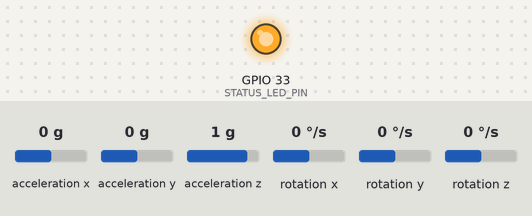
This sketch was run on a simulated ESP32. On the bench: output pins drawn as LEDs (lit = HIGH). Wiring (inferred from the names in the program): MPU-9250 motion sensor at I2C address 0x69. Dashed ring = blinking. Inputs (shaded band) come from the test bench; at power-on: acceleration x 0 g, acceleration y 0 g, rotation x 0 °/s, acceleration z 1 g, rotation y 0 °/s, rotation z 0 °/s. What the sketch prints to the serial monitor is not drawn.

Above: at 0.1 s.
1.6 s: acceleration x set to -1.4 g
At 2.1 s:
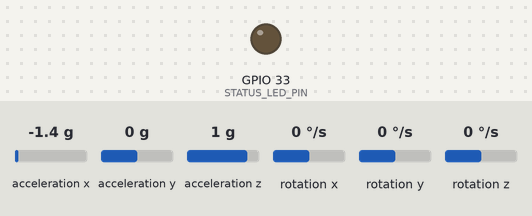
4.6 s: acceleration y set to -1.4 g
At 5.6 s:
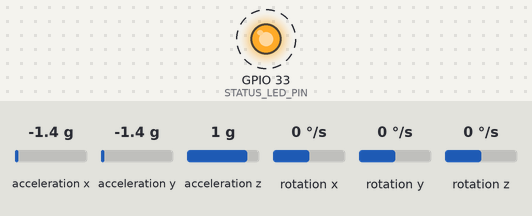
7.6 s: rotation x set to -192 °/s
10.6 s: acceleration z set to -1.4 g
Timing chart, 0 to 14.6 s (numbered marks = the images above; inputs shaded):
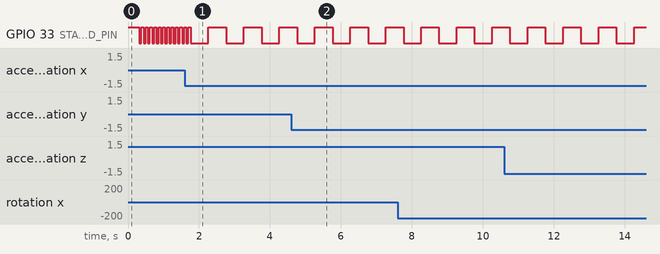

Measured:
- by itself, GPIO 33 (STATUS_LED_PIN): alternates HIGH for 0.50 s and LOW for 0.50 s

The sketch:

mpu6050_usb_check.ino
```cpp
/*
 * MPU6050 HEALTH CHECK for the ESP32-CAM. USB serial only: no WiFi, nothing to configure.
 * ------------------------------------------------------------------------------------
 * Is the sensor still alive? Flash this, open Serial Monitor at 115200 baud, and read the verdict.
 * Flash the real glove firmware (firmware/glove_imu) again afterwards.
 *
 * BOARD: "AI Thinker ESP32-CAM" (esp32 core 3.x), FQBN esp32:esp32:esp32cam.
 * WIRING: the same as the glove, so nothing needs rewiring:
 *   MPU6050 VCC -> 3V3, GND -> GND, SDA -> GPIO13 (MPU_SDA_PIN), SCL -> GPIO14 (MPU_SCL_PIN), AD0 -> GND
 *
 * WHAT IT CHECKS, every second (200 readings):
 *   1. Something answers on the I2C bus at all, and at which address (it also tries SDA and SCL swapped,
 *      to catch crossed wires).
 *   2. WHO_AM_I says what chip it is (0x68 = MPU6050; other values are clones or a different chip).
 *   3. Reads succeed, with no I2C errors.
 *   4. The readings move. A dead sensor often returns the same numbers forever, all zeros, or all -1.
 *   5. At rest, gravity reads close to 1 g, and the gyro reads close to 0 deg/s. Keep it STILL for this.
 *   6. The temperature is believable.
 *
 * VERDICT LINE: "ALIVE" when everything passes. Otherwise it says what failed.
 *
 * RED LED on the back of the board (GPIO33), so you can also read it on the breadboard, away from USB:
 *   one short blink a second   = ALIVE
 *   slow blink (half a second) = found, but its data is bad (frozen, wrong gravity, I2C errors)
 *   fast flicker               = nothing answers on the I2C bus (dead, unpowered or miswired)
 */

#include <Wire.h>

// ---------------- USER CONFIGURATION ----------------
int MPU_SDA_PIN = 13;
int MPU_SCL_PIN = 14;
// ------------------------------------------------------

const int STATUS_LED_PIN = 33;  // on when driven LOW
const uint32_t I2C_CLOCK_HZ = 100000;  // slower than the glove's 400 kHz: more forgiving of a weak sensor
const uint16_t I2C_TIMEOUT_MS = 20;

const uint8_t REG_SMPLRT_DIV = 0x19, REG_CONFIG = 0x1A, REG_GYRO_CONFIG = 0x1B, REG_ACCEL_CONFIG = 0x1C;
const uint8_t REG_ACCEL_XOUT_H = 0x3B, REG_PWR_MGMT_1 = 0x6B, REG_WHO_AM_I = 0x75;
const float LSB_PER_G = 2048.0f;    // +-16 g, as the glove uses
const float LSB_PER_DPS = 16.4f;    // +-2000 deg/s
const int SAMPLES_PER_CHECK = 200;  // 1 s at 200 Hz

enum Health { NOT_FOUND, BAD_DATA, ALIVE };
volatile Health health = NOT_FOUND;
uint8_t mpuAddr = 0;

bool writeRegister(uint8_t reg, uint8_t value) {
  Wire.beginTransmission(mpuAddr);
  Wire.write(reg);
  Wire.write(value);
  return Wire.endTransmission() == 0;
}

int readRegister(uint8_t reg) {
  Wire.beginTransmission(mpuAddr);
  Wire.write(reg);
  if (Wire.endTransmission(false) != 0 || Wire.requestFrom(mpuAddr, (uint8_t)1) != 1) {
    return -1;
  }
  return Wire.read();
}

// Lists every address that answers. Returns how many did.
int scanBus(int sda, int scl, bool print) {
  Wire.end();
  Wire.begin(sda, scl, I2C_CLOCK_HZ);
  Wire.setTimeOut(I2C_TIMEOUT_MS);
  int found = 0;
  for (uint8_t a = 1; a < 127; a++) {
    Wire.beginTransmission(a);
    if (Wire.endTransmission() == 0) {
      found++;
      if (print) {
        Serial.printf("  device at 0x%02X%s\n", a, (a == 0x68 || a == 0x69) ? "  (an MPU address)" : "");
      }
      if (a == 0x68 || a == 0x69) {
        mpuAddr = a;
      }
    }
  }
  return found;
}

const char* chipName(int who) {
  switch (who) {
    case 0x68: return "MPU6050 (genuine)";
    case 0x70: return "MPU6500";
    case 0x71: return "MPU9250";
    case 0x73: return "MPU9255";
    case 0x72: return "MPU6050 clone (reads 0x72)";
    case 0x98: return "MPU6050 clone (reads 0x98)";
    case 0x19: return "MPU6886";
    case 0x00: case 0xFF: return "nothing sensible (stuck bus or dead chip)";
    default: return "unknown chip or clone";
  }
}

bool findSensor() {
  mpuAddr = 0;
  Serial.printf("\nScanning I2C on SDA GPIO%d, SCL GPIO%d...\n", MPU_SDA_PIN, MPU_SCL_PIN);
  int found = scanBus(MPU_SDA_PIN, MPU_SCL_PIN, true);
  if (found == 0) {
    Serial.println("  nothing answers. Trying with SDA and SCL swapped...");
    if (scanBus(MPU_SCL_PIN, MPU_SDA_PIN, false) > 0) {
      Serial.printf("  FOUND with the wires swapped: SDA is on GPIO%d and SCL on GPIO%d. Swap them back, or the\n"
                    "  glove firmware won't see the sensor.\n", MPU_SCL_PIN, MPU_SDA_PIN);
    } else {
      Serial.println("  still nothing. Check 3V3 and GND reach the sensor (its LED, if it has one, should be on),\n"
                     "  then SDA and SCL. If wiring is right, the sensor is dead.");
    }
    scanBus(MPU_SDA_PIN, MPU_SCL_PIN, false);
    mpuAddr = 0;
    return false;
  }
  if (mpuAddr == 0) {
    Serial.println("  something answers, but not at 0x68 or 0x69, where an MPU6050 lives.");
    return false;
  }
  int who = readRegister(REG_WHO_AM_I);
  Serial.printf("  WHO_AM_I = 0x%02X: %s\n", who & 0xFF, who < 0 ? "read failed" : chipName(who));
  bool ok = writeRegister(REG_PWR_MGMT_1, 0x01)      // wake up, gyro clock
         && writeRegister(REG_CONFIG, 0x01)          // 184 Hz low-pass
         && writeRegister(REG_SMPLRT_DIV, 0x04)      // 1 kHz / 5 = 200 Hz
         && writeRegister(REG_GYRO_CONFIG, 0x18)     // +-2000 deg/s
         && writeRegister(REG_ACCEL_CONFIG, 0x18);   // +-16 g
  delay(50);
  int pwr = readRegister(REG_PWR_MGMT_1), acc = readRegister(REG_ACCEL_CONFIG);
  if (!ok || pwr != 0x01 || acc != 0x18) {
    Serial.printf("  settings did not stick (wrote 0x01 and 0x18, read back 0x%02X and 0x%02X): the chip is not\n"
                  "  holding its registers, which usually means it is damaged.\n", pwr & 0xFF, acc & 0xFF);
    return false;
  }
  Serial.println("  set up as the glove uses it: +-16 g, +-2000 deg/s. Keep it STILL for the gravity check.\n");
  return true;
}

bool readRaw(int16_t* v) {  // ax ay az temp gx gy gz
  Wire.beginTransmission(mpuAddr);
  Wire.write(REG_ACCEL_XOUT_H);
  if (Wire.endTransmission(false) != 0 || Wire.requestFrom(mpuAddr, (uint8_t)14) != 14) {
    return false;
  }
  for (int i = 0; i < 7; i++) {
    uint8_t hi = Wire.read(), lo = Wire.read();
    v[i] = (int16_t)((hi << 8) | lo);
  }
  return true;
}

void ledTask(void*) {
  while (true) {
    switch (health) {
      case ALIVE:     digitalWrite(STATUS_LED_PIN, LOW); delay(60); digitalWrite(STATUS_LED_PIN, HIGH); delay(940); break;
      case BAD_DATA:  digitalWrite(STATUS_LED_PIN, LOW); delay(500); digitalWrite(STATUS_LED_PIN, HIGH); delay(500); break;
      default:        digitalWrite(STATUS_LED_PIN, LOW); delay(60); digitalWrite(STATUS_LED_PIN, HIGH); delay(60); break;
    }
  }
}

void setup() {
  pinMode(STATUS_LED_PIN, OUTPUT);
  digitalWrite(STATUS_LED_PIN, HIGH);
  Serial.begin(115200);
  delay(300);
  Serial.println("\n=== MPU6050 health check (ESP32-CAM, USB only) ===");
  xTaskCreatePinnedToCore(ledTask, "led", 2048, nullptr, 1, nullptr, 0);
}

void loop() {
  if (mpuAddr == 0 || health == NOT_FOUND) {
    health = NOT_FOUND;
    if (!findSensor()) {
      health = mpuAddr ? BAD_DATA : NOT_FOUND;
      Serial.println("VERDICT: NOT WORKING. Trying again in 3 s.");
      delay(3000);
      if (health == BAD_DATA) {
        health = NOT_FOUND;  // re-run the full search next time
      }
      return;
    }
  }

  if (readRegister(REG_PWR_MGMT_1) != 0x01 || readRegister(REG_ACCEL_CONFIG) != 0x18) {
    Serial.println("The sensor lost its settings (it reset itself: a power dip, a loose wire, or damage). "
                   "Setting it up again.");
    health = NOT_FOUND;
    return;
  }

  // One check: 200 readings over a second.
  int16_t v[7], first[7];
  double sum[7] = {0}, sq[7] = {0};
  int good = 0, failed = 0;
  bool changed[7] = {false};
  for (int n = 0; n < SAMPLES_PER_CHECK; n++) {
    if (readRaw(v)) {
      if (good == 0) {
        memcpy(first, v, sizeof(v));
      }
      for (int i = 0; i < 7; i++) {
        sum[i] += v[i];
        sq[i] += (double)v[i] * v[i];
        changed[i] |= v[i] != first[i];
      }
      good++;
    } else {
      failed++;
    }
    delay(5);
  }

  if (good == 0) {
    Serial.println("VERDICT: NOT WORKING. It answered at first, but every reading failed. Searching again.");
    health = NOT_FOUND;
    return;
  }
  float mean[7], sd[7];
  for (int i = 0; i < 7; i++) {
    mean[i] = sum[i] / good;
    sd[i] = sqrt(fmax(0.0, sq[i] / good - mean[i] * mean[i]));
  }
  float ax = mean[0] / LSB_PER_G, ay = mean[1] / LSB_PER_G, az = mean[2] / LSB_PER_G;
  float g = sqrt(ax * ax + ay * ay + az * az);
  float gx = mean[4] / LSB_PER_DPS, gy = mean[5] / LSB_PER_DPS, gz = mean[6] / LSB_PER_DPS;
  float spin = sqrt(gx * gx + gy * gy + gz * gz);
  float tempC = mean[3] / 340.0f + 36.53f;
  float noiseG = sqrt(sd[0] * sd[0] + sd[1] * sd[1] + sd[2] * sd[2]) / LSB_PER_G;

  Serial.printf("accel %+6.2f %+6.2f %+6.2f g  |a| %.2f g  noise %.3f g | gyro %+7.1f %+7.1f %+7.1f deg/s | %4.1f C | "
                "%d ok, %d failed\n", ax, ay, az, g, noiseG, gx, gy, gz, tempC, good, failed);

  bool accelMoves = changed[0] || changed[1] || changed[2];
  bool gyroMoves = changed[4] || changed[5] || changed[6];
  bool allZero = mean[0] == 0 && mean[1] == 0 && mean[2] == 0 && mean[4] == 0 && mean[5] == 0 && mean[6] == 0;
  bool allMinus1 = mean[0] == -1 && mean[1] == -1 && mean[2] == -1 && mean[4] == -1;
  String problems = "";
  if (failed > SAMPLES_PER_CHECK / 20) problems += " I2C reads failing (" + String(failed) + " of " + String(SAMPLES_PER_CHECK) + ");";
  if (allZero) problems += " every reading is 0 (dead or asleep);";
  else if (allMinus1) problems += " every reading is -1 (bus stuck high: dead chip or bad wire);";
  else {
    if (!accelMoves) problems += " accelerometer frozen (never changes);";
    if (!gyroMoves) problems += " gyro frozen (never changes);";
  }
  if (accelMoves && (g < 0.8f || g > 1.2f) && spin < 20) {
    problems += " gravity reads " + String(g, 2) + " g at rest (should be about 1.00 g);";
  }
  if (gyroMoves && spin > 15 && noiseG < 0.05f) {
    problems += " gyro reads " + String(spin, 0) + " deg/s while still (should be under about 5);";
  }
  if (tempC < -10 || tempC > 85) problems += " temperature " + String(tempC, 0) + " C is not believable;";

  if (problems.length() == 0) {
    health = ALIVE;
    Serial.println("VERDICT: ALIVE. Move it: the numbers should change, and |a| should jump above 1 g.");
  } else {
    health = BAD_DATA;
    Serial.println("VERDICT: PROBLEM:" + problems + (noiseG > 0.05f ? " (it was moving, so keep it still and wait)" : ""));
  }
  if (failed == SAMPLES_PER_CHECK) {
    health = NOT_FOUND;
  }
}
```
